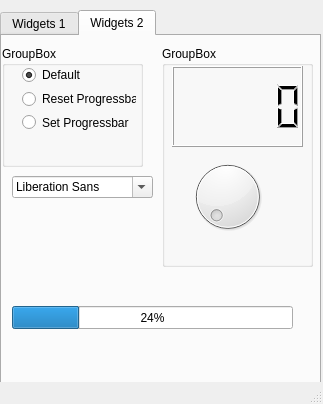
<?xml version="1.0" encoding="UTF-8"?>
<ui version="4.0">
 <class>MainWindow</class>
 <widget class="QMainWindow" name="MainWindow">
  <property name="geometry">
   <rect>
    <x>0</x>
    <y>0</y>
    <width>323</width>
    <height>404</height>
   </rect>
  </property>
  <property name="windowTitle">
   <string>MainWindow</string>
  </property>
  <widget class="QWidget" name="centralwidget">
   <widget class="QTabWidget" name="tabWidget">
    <property name="geometry">
     <rect>
      <x>0</x>
      <y>10</y>
      <width>321</width>
      <height>381</height>
     </rect>
    </property>
    <property name="currentIndex">
     <number>1</number>
    </property>
    <widget class="QWidget" name="tab">
     <attribute name="title">
      <string>Widgets 1</string>
     </attribute>
     <widget class="QWidget" name="verticalLayoutWidget">
      <property name="geometry">
       <rect>
        <x>0</x>
        <y>0</y>
        <width>311</width>
        <height>341</height>
       </rect>
      </property>
      <layout class="QVBoxLayout" name="verticalLayout">
       <item>
        <widget class="QTabWidget" name="tabWidget_2">
         <property name="currentIndex">
          <number>0</number>
         </property>
         <widget class="QWidget" name="tab_3">
          <attribute name="title">
           <string>Tree</string>
          </attribute>
          <widget class="QWidget" name="verticalLayoutWidget_2">
           <property name="geometry">
            <rect>
             <x>0</x>
             <y>0</y>
             <width>301</width>
             <height>311</height>
            </rect>
           </property>
           <layout class="QVBoxLayout" name="verticalLayout_2">
            <item>
             <widget class="QTreeWidget" name="treeWidget">
              <column>
               <property name="text">
                <string>Header 1</string>
               </property>
              </column>
              <column>
               <property name="text">
                <string>New Column</string>
               </property>
              </column>
              <item>
               <property name="text">
                <string>New Item</string>
               </property>
               <item>
                <property name="text">
                 <string>subitem1</string>
                </property>
               </item>
              </item>
             </widget>
            </item>
           </layout>
          </widget>
         </widget>
         <widget class="QWidget" name="tab_4">
          <attribute name="title">
           <string>Calendar</string>
          </attribute>
          <widget class="QDateEdit" name="dateEdit">
           <property name="geometry">
            <rect>
             <x>0</x>
             <y>0</y>
             <width>301</width>
             <height>22</height>
            </rect>
           </property>
          </widget>
          <widget class="QCalendarWidget" name="calendarWidget">
           <property name="geometry">
            <rect>
             <x>0</x>
             <y>30</y>
             <width>301</width>
             <height>241</height>
            </rect>
           </property>
          </widget>
         </widget>
        </widget>
       </item>
      </layout>
     </widget>
    </widget>
    <widget class="QWidget" name="tab_2">
     <attribute name="title">
      <string>Widgets 2</string>
     </attribute>
     <widget class="QGroupBox" name="groupBox">
      <property name="geometry">
       <rect>
        <x>0</x>
        <y>10</y>
        <width>141</width>
        <height>121</height>
       </rect>
      </property>
      <property name="title">
       <string>GroupBox</string>
      </property>
      <widget class="QWidget" name="layoutWidget">
       <property name="geometry">
        <rect>
         <x>20</x>
         <y>20</y>
         <width>114</width>
         <height>65</height>
        </rect>
       </property>
       <layout class="QVBoxLayout" name="verticalLayout_3">
        <item>
         <widget class="QRadioButton" name="Default">
          <property name="text">
           <string>Default</string>
          </property>
          <property name="checked">
           <bool>true</bool>
          </property>
         </widget>
        </item>
        <item>
         <widget class="QRadioButton" name="radioButton_2">
          <property name="text">
           <string>Reset Progressbar</string>
          </property>
         </widget>
        </item>
        <item>
         <widget class="QRadioButton" name="radioButton_3">
          <property name="statusTip">
           <string>This option 2!</string>
          </property>
          <property name="text">
           <string>Set Progressbar</string>
          </property>
         </widget>
        </item>
       </layout>
      </widget>
     </widget>
     <widget class="QGroupBox" name="groupBox_2">
      <property name="geometry">
       <rect>
        <x>160</x>
        <y>10</y>
        <width>151</width>
        <height>221</height>
       </rect>
      </property>
      <property name="title">
       <string>GroupBox</string>
      </property>
      <widget class="QLCDNumber" name="lcdNumber">
       <property name="geometry">
        <rect>
         <x>10</x>
         <y>20</y>
         <width>131</width>
         <height>81</height>
        </rect>
       </property>
      </widget>
      <widget class="QDial" name="dial">
       <property name="geometry">
        <rect>
         <x>0</x>
         <y>110</y>
         <width>131</width>
         <height>81</height>
        </rect>
       </property>
      </widget>
     </widget>
     <widget class="QProgressBar" name="progressBar">
      <property name="geometry">
       <rect>
        <x>10</x>
        <y>270</y>
        <width>281</width>
        <height>23</height>
       </rect>
      </property>
      <property name="value">
       <number>24</number>
      </property>
     </widget>
     <widget class="QFontComboBox" name="fontComboBox">
      <property name="geometry">
       <rect>
        <x>10</x>
        <y>140</y>
        <width>141</width>
        <height>22</height>
       </rect>
      </property>
     </widget>
     <widget class="QLabel" name="label">
      <property name="geometry">
       <rect>
        <x>20</x>
        <y>180</y>
        <width>121</width>
        <height>51</height>
       </rect>
      </property>
      <property name="font">
       <font>
        <family>MS Gothic</family>
        <pointsize>9</pointsize>
       </font>
      </property>
      <property name="text">
       <string/>
      </property>
     </widget>
    </widget>
   </widget>
  </widget>
  <widget class="QMenuBar" name="menubar">
   <property name="geometry">
    <rect>
     <x>0</x>
     <y>0</y>
     <width>323</width>
     <height>21</height>
    </rect>
   </property>
  </widget>
  <widget class="QStatusBar" name="statusbar"/>
 </widget>
 <resources/>
 <connections>
  <connection>
   <sender>Default</sender>
   <signal>clicked()</signal>
   <receiver>progressBar</receiver>
   <slot>update()</slot>
   <hints>
    <hint type="sourcelabel">
     <x>78</x>
     <y>92</y>
    </hint>
    <hint type="destinationlabel">
     <x>152</x>
     <y>324</y>
    </hint>
   </hints>
  </connection>
  <connection>
   <sender>fontComboBox</sender>
   <signal>activated(QString)</signal>
   <receiver>label</receiver>
   <slot>setText(QString)</slot>
   <hints>
    <hint type="sourcelabel">
     <x>82</x>
     <y>193</y>
    </hint>
    <hint type="destinationlabel">
     <x>82</x>
     <y>248</y>
    </hint>
   </hints>
  </connection>
  <connection>
   <sender>dial</sender>
   <signal>valueChanged(int)</signal>
   <receiver>lcdNumber</receiver>
   <slot>display(int)</slot>
   <hints>
    <hint type="sourcelabel">
     <x>236</x>
     <y>206</y>
    </hint>
    <hint type="destinationlabel">
     <x>237</x>
     <y>113</y>
    </hint>
   </hints>
  </connection>
  <connection>
   <sender>dial</sender>
   <signal>valueChanged(int)</signal>
   <receiver>progressBar</receiver>
   <slot>setValue(int)</slot>
   <hints>
    <hint type="sourcelabel">
     <x>227</x>
     <y>213</y>
    </hint>
    <hint type="destinationlabel">
     <x>152</x>
     <y>334</y>
    </hint>
   </hints>
  </connection>
  <connection>
   <sender>radioButton_2</sender>
   <signal>clicked()</signal>
   <receiver>progressBar</receiver>
   <slot>reset()</slot>
   <hints>
    <hint type="sourcelabel">
     <x>78</x>
     <y>115</y>
    </hint>
    <hint type="destinationlabel">
     <x>152</x>
     <y>334</y>
    </hint>
   </hints>
  </connection>
  <connection>
   <sender>calendarWidget</sender>
   <signal>clicked(QDate)</signal>
   <receiver>dateEdit</receiver>
   <slot>setDate(QDate)</slot>
   <hints>
    <hint type="sourcelabel">
     <x>155</x>
     <y>226</y>
    </hint>
    <hint type="destinationlabel">
     <x>155</x>
     <y>86</y>
    </hint>
   </hints>
  </connection>
 </connections>
</ui>
